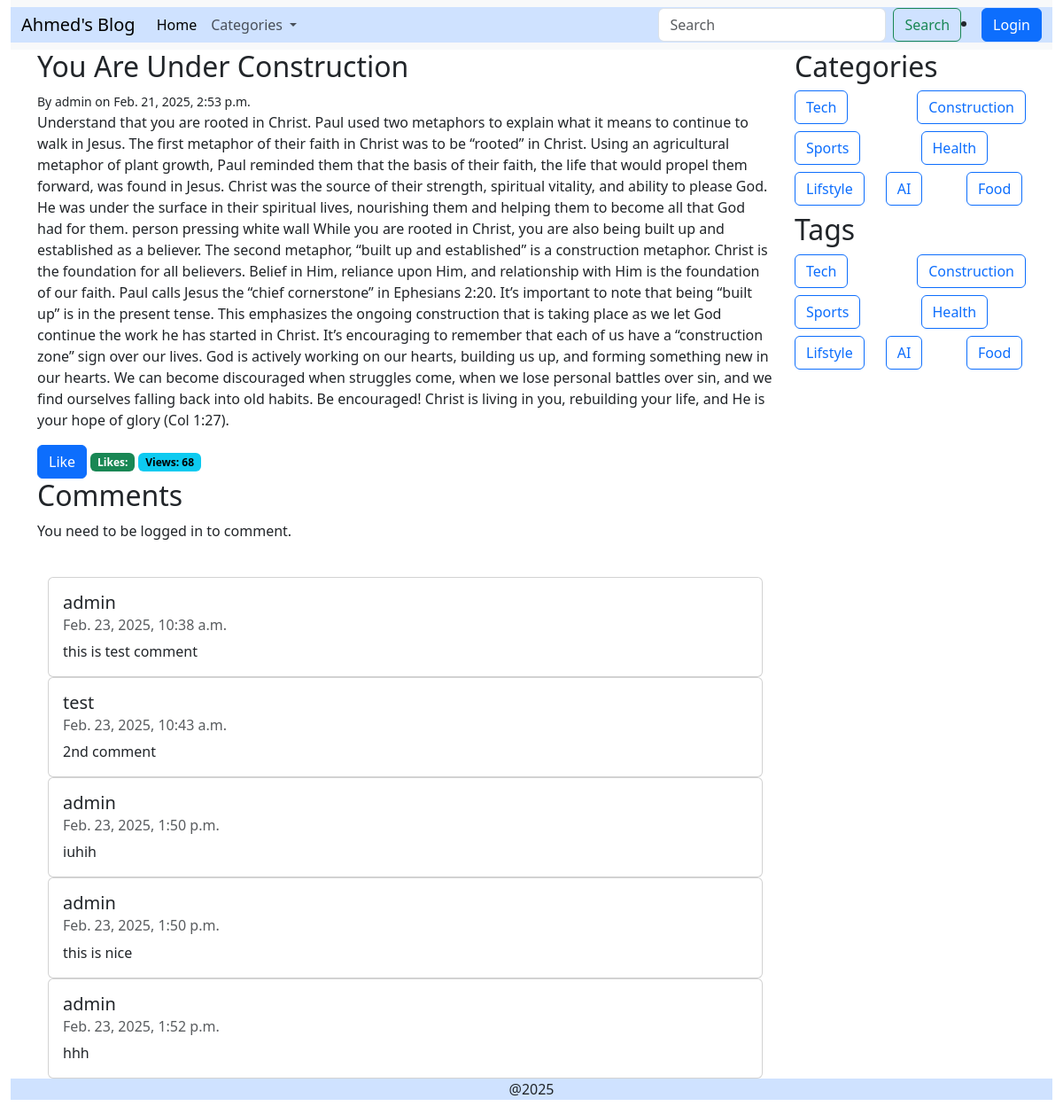
The app's page /post/1/ with its own data.
### Blogs/models.py (models this page shows, shortened)
class posts(models.Model):
    title = models.CharField(max_length=100)
    content = models.TextField()
    author = models.ForeignKey(User, on_delete=models.CASCADE)
    category = models.ForeignKey(categories, on_delete=models.SET_NULL, blank=True, null=True)
    tag = models.ManyToManyField(tags, blank=True)
    created_at = models.DateTimeField(auto_now_add=True)
    updated_at = models.DateTimeField(auto_now=True)
    view_count = models.PositiveBigIntegerField(default=0)
    liked_users = models.ManyToManyField(User, related_name='liked_posts')

class comments(models.Model):
    post = models.ForeignKey(posts, on_delete=models.CASCADE)
    author = models.ForeignKey(User, on_delete=models.CASCADE)
    content = models.TextField()
    created_at = models.DateTimeField(auto_now_add=True)
    updated_at = models.DateTimeField(auto_now=True)

class categories(models.Model):
    name = models.CharField(max_length=20, unique=True)

class tags(models.Model):
    name = models.CharField(max_length=20, unique=True)

### Blogs/views.py (the view, shortened to what this page needs)
# urls.py: path("post/<int:id>/", views.post_detail, name='post_detail'),
def post_detail(request, id):
    post = get_object_or_404(posts, id=id)
    tag = tags.objects.all()
    category = categories.objects.all()
    comment_Form = CommentForm()
    if post.liked_users.filter(id=request.user.id):
        is_liked = True
    else:
        is_liked = False
    like_count = post.liked_users.count()
    comment = post.comments_set.all()
    context = {'post': post, 'category': category, 'tag': tag, 'comment': comment, 'comment_form': comment_Form, 'is_liked': is_liked, 'like_count': like_count}
    post.view_count += 1
    post.save()
    return render(request, 'blog/post_detail.html', context)

### Blogs/forms.py
class CommentForm(forms.ModelForm):
    class Meta:
        model = comments
        fields = ['content']

### templates/blog/post_detail.html (shortened to what this page needs)
{% extends "blog/base.html" %}
{% block content %}
<div class="list-group-item">
    <h2>{{ post.title }}</h2>
    <small> By {{ post.author }} on {{ post.created_at }}</small>
    <p>{{ post.content }}</p>
    {% if is_liked %}
    <a type="button" class="btn btn-primary" href="{% url 'like_post' post.id %}">
        Liked </a>
    {% else %}
    <a type="button" class="btn btn-primary" href="{% url 'like_post' post.id %}">
        Like </a>
    {% endif %}
    <span class="badge text-bg-success">Likes: {{ post.like_count }}</span>
    <span class="badge text-bg-info">Views: {{ post.view_count }}</span>
</div>
<h2>Comments</h2>
{% if user.is_authenticated %}
<form method="post">
    {% csrf_token %}
    {{ comment_form.as_p }}
    <button class="btn btn-primary" type="submit">Add Comment</button>
</form>
{% else %}
    <p>You need to be logged in to comment.</p>
{% endif %}
<br>
<div class="container">
   {% for comments in comment %}
        <div class="card">
            <div class="card-body">
            <h5 class="card-title">{{ comments.author }}</h5>
            <h6 class="card-subtitle mb-2 text-body-secondary">{{comments.created_at}}</h6>
            <p class="card-text">{{ comments.content }}</p>
            </div>
        </div>
    {% endfor %}
</div>
{% endblock %}

### templates/blog/base.html (shortened to what this page needs)
<!DOCTYPE html>
<html>
    <head>
        <link rel="stylesheet" href="https://cdn.jsdelivr.net/npm/bootstrap@5.3.3/dist/css/bootstrap.min.css">
        <link rel="stylesheet" href="https://cdn.jsdelivr.net/npm/bootstrap-icons@1.7.2/font/bootstrap-icons.css">
    </head>
    <body>
        <div class="container-fluid">
            <nav class="navbar navbar-expand-lg bg-body-tertiary">
                <div class="container-fluid bg-primary-subtle">
                  <a class="navbar-brand" href="{% url 'posts_list' %}">Ahmed's Blog</a>
                  <div class="collapse navbar-collapse" id="navbarSupportedContent">
                    <ul class="navbar-nav me-auto mb-2 mb-lg-0">
                      <li class="nav-item">
                        <a class="nav-link active" aria-current="page" href="{% url 'posts_list' %}">Home</a>
                      </li>
                      <li class="nav-item dropdown">
                        <a class="nav-link dropdown-toggle" href="#" role="button" data-bs-toggle="dropdown" aria-expanded="false">
                          Categories
                        </a>
                      </li>
                    </ul>
                    <form class="d-flex" role="search">
                      <input class="form-control me-2" type="search" placeholder="Search" aria-label="Search" name="q" value="">
                      <button class="btn btn-outline-success" type="submit">Search</button>
                    </form>
                    {% if user.is_authenticated %}
                      <div class="dropdown">
                        <a class="btn btn-secondary dropdown-toggle" href="#" role="button" data-bs-toggle="dropdown" aria-expanded="false">
                          Welcome, {{ user.username }}
                        </a>
                        <ul class="dropdown-menu">
                          <li>
                            <form method="post" action="{% url 'logout' %}">
                              {% csrf_token %}
                              <button type="submit" class="dropdown-item">Logout</button>
                            </form>
                          </li>
                        </ul>
                      </div>
                    {% else %}
                      <li class="nav-item">
                        <a class="btn btn-primary" href="{% url 'login' %}" onclick="openLoginModal(); return false;">Login</a>
                      </li>
                    {% endif %}
                  </div>
                </div>
              </nav>
        <div class="container">
            <div class="row">
                <div class="blog-card col-md-9">
                    {% block content %}
                    {% endblock %}
                </div>
                <div class="blog-card col-md-3">
                    <div class="row">
                        <h2>Categories</h2>
                        {% for category in category %}
                        <div class="col mb-2">
                        <a href="{% url 'posts_list' %}?category={{category.name}}" class="btn btn-outline-primary">{{ category.name }}</a>
                        </div>
                        {% endfor %}
                    </div>
                    <div class="row">
                        <h2>Tags</h2>
                        {% for tag in tag %}
                        <div class="col mb-2">
                        <a href="{% url 'posts_list' %}?tag={{tag.name}}" class="btn btn-outline-primary">{{ tag.name }}</a>
                        </div>
                        {% endfor %}
                    </div>
                </div>
            </div>
        </div>
            <footer class="footer bg-primary-subtle text-center"><p>@2025</p></footer>
        </div>
    </body>
</html>

### records on screen
posts: title "You Are Under Construction", author "admin", created_at "Feb. 21, 2025, 2:53 p.m.", content "Understand that you are rooted in Christ. Paul used two metaphors to explain what it means to continue to walk in Jesus. The first metaphor of their faith in Christ was to be “rooted” in Christ. Using an agricultural metaphor of plant growth, Paul reminded them that the basis of their faith, the life that would propel them forward, was found in Jesus. Christ was the source of their strength, spiritual vitality, and ability to please God. He was under the surface in their spiritual lives, nourishing them and helping them to become all that God had for them. person pressing white wall While you are rooted in Christ, you are also being built up and established as a believer. The second…", view_count "68"
comments: author "admin", created_at "Feb. 23, 2025, 10:38 a.m.", content "this is test comment"
comments: author "test", created_at "Feb. 23, 2025, 10:43 a.m.", content "2nd comment"
comments: author "admin", created_at "Feb. 23, 2025, 1:50 p.m.", content "iuhih"
comments: author "admin", created_at "Feb. 23, 2025, 1:50 p.m.", content "this is nice"
comments: author "admin", created_at "Feb. 23, 2025, 1:52 p.m.", content "hhh"
categories: name "Tech"
categories: name "Construction"
categories: name "Sports"
categories: name "Health"
categories: name "Lifstyle"
categories: name "AI"
categories: name "Food"
tags: name "Tech"
tags: name "Construction"
tags: name "Sports"
tags: name "Health"
tags: name "Lifstyle"
tags: name "AI"
tags: name "Food"
